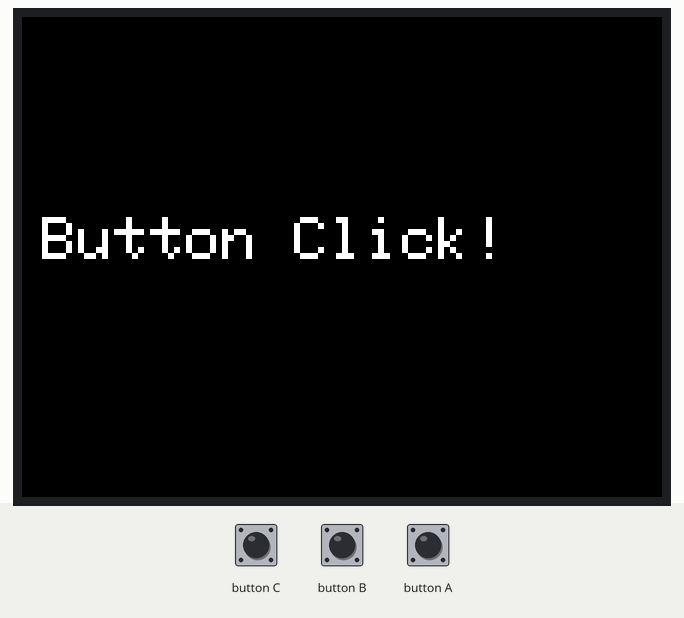
Bench run of a sketch on a simulated ESP32. On the bench: 320×240 colour display. Inputs (shaded band) come from the test bench.

Above: at 1.4 s.
1.5 s: button C pressed for 0.15 s
At 2.0 s:
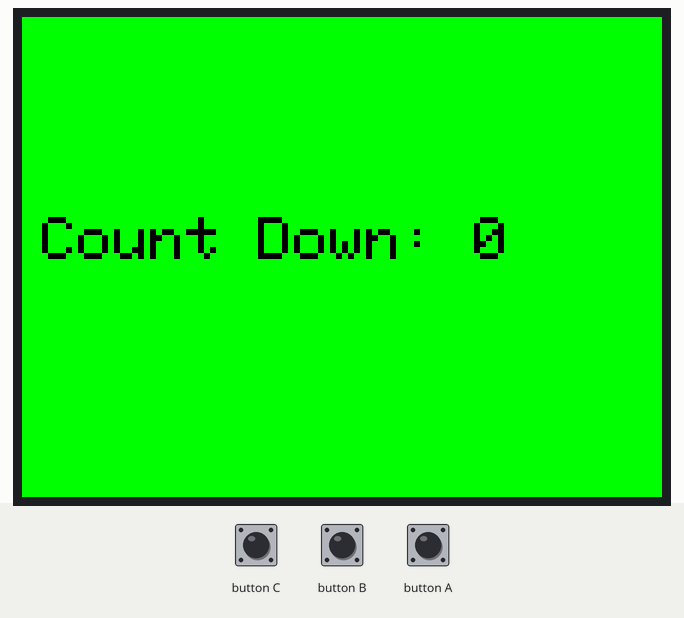
3.2 s: button A pressed for 0.15 s
At 4.5 s:
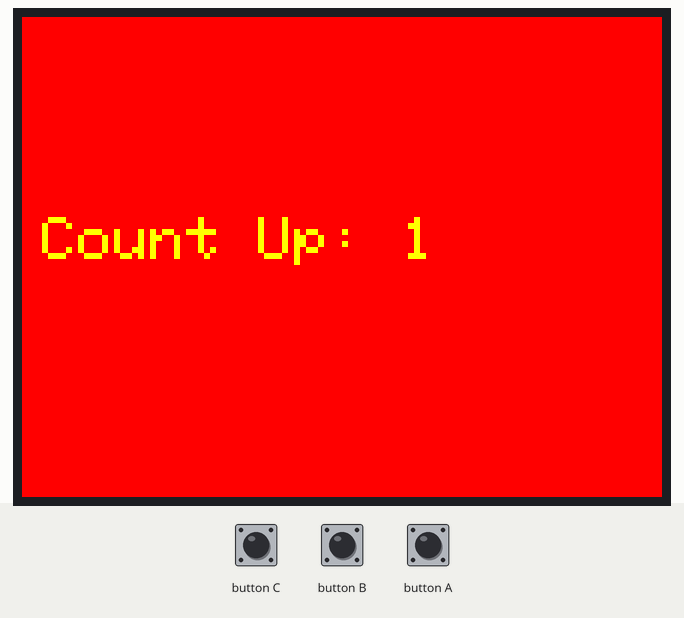
4.9 s: button C pressed for 1 s
At 7.1 s:
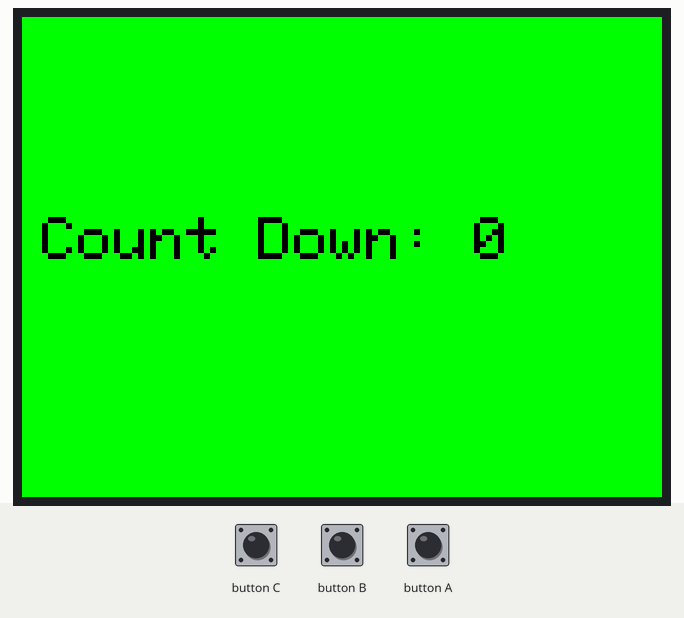
7.4 s: button A pressed for 1 s
At 9.0 s:
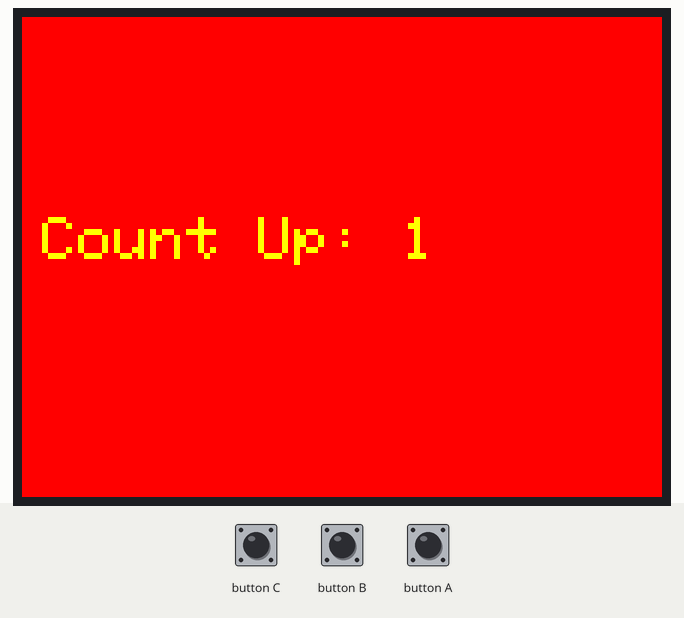
9.9 s: button C pressed for 3.2 s
At 13.7 s:
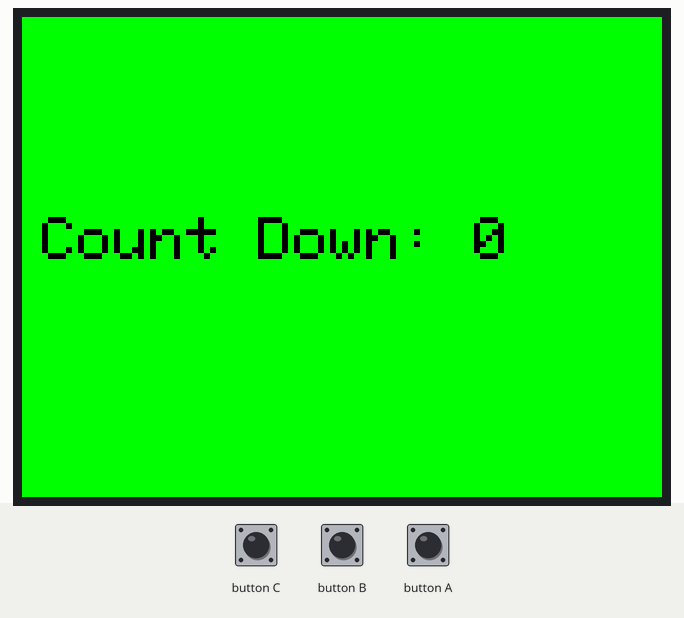
Timing chart, 0 to 15.2 s (numbered marks = the images above; inputs shaded):
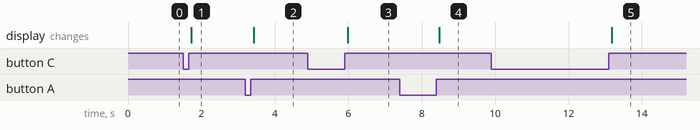

The sketch:

countup_down.ino
```cpp
#include <M5Stack.h>

// カウント初期化
int count = 0;

void setup() {
  // m5stackを初期化
  M5.begin();
  // Lcd ディスプレイにアクセスするためのクラス
  M5.Lcd.clear(BLACK);
  M5.Lcd.setTextSize(3);
  M5.Lcd.setCursor(10, 100);
  M5.Lcd.println("Button Click!");
}

// Add the main program code into the continuous loop() function
void loop() {
  // m5stack のボタン状態を更新
  // https://lang-ship.com/reference/unofficial/M5StickC/Class/Button/
  M5.update();

  if (M5.BtnA.wasReleased()) {
    // カウントアップ
    count++;

    // ディスプレイ表示
    M5.Lcd.setCursor(10, 100);
    M5.Lcd.fillScreen(RED);
    M5.Lcd.setTextColor(YELLOW);
    M5.Lcd.setTextSize(3);
    M5.Lcd.printf("Count Up: %d", count);
  }

  if(M5.BtnC.wasReleased()) {
    // カウントダウン
    count--;

    // ゼロ以下にはしない
    if (count <= 0) count = 0;

    // ディスプレイ表示
    M5.Lcd.setCursor(10, 100);
    M5.Lcd.fillScreen(GREEN);
    M5.Lcd.setTextColor(BLACK);
    M5.Lcd.setTextSize(3);
    M5.Lcd.printf("Count Down: %d", count);
  }
}
```

Measured:
- after the input at 1.5 s, the display: changes after 0.23 s (image 1)
- after the input at 3.2 s, the display: changes after 0.23 s (image 2)
- after the input at 4.9 s, the display: changes after 1.1 s (image 3)
- after the input at 7.4 s, the display: changes after 1.1 s (image 4)
- after the input at 9.9 s, the display: changes after 3.3 s (image 5)
